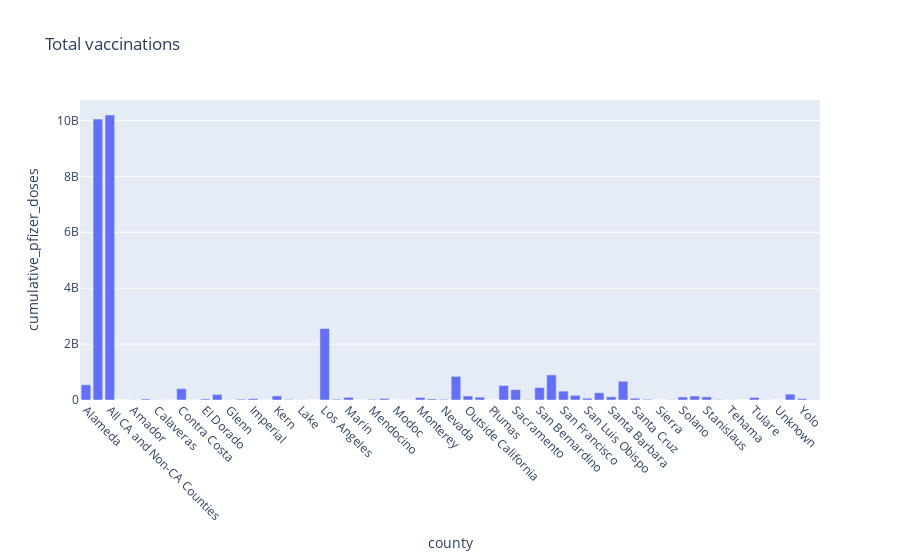

Here is the notebook cell this chart was saved with:
### Code cell
#total number of various vacinnes per county

fig = px.bar(county, x = county.index, y = "cumulative_pfizer_doses",title ="Total vaccinations")
fig.update_xaxes(tickangle=45)
fig.show()

### Figure 1 — Plotly figure (JSON) as saved in the notebook; plotly's stock layout.template omitted (floating-point values rounded to 4 significant figures)
{"data": [{"alignmentgroup": "True", "hovertemplate": "county=%{x}<br>cumulative_pfizer_doses=%{y}<extra></extra>", "legendgroup": "", "marker": {"color": "#636efa", "pattern": {"shape": ""}}, "name": "", "offsetgroup": "", "orientation": "v", "showlegend": false, "textposition": "auto", "type": "bar", "x": ["Alameda", "All CA Counties", "All CA and Non-CA Counties", "Alpine", "Amador", "Butte", "Calaveras", "Colusa", "Contra Costa", "Del Norte", "El Dorado", "Fresno", "Glenn", "Humboldt", "Imperial", "Inyo", "Kern", "Kings", "Lake", "Lassen", "Los Angeles", "Madera", "Marin", "Mariposa", "Mendocino", "Merced", "Modoc", "Mono", "Monterey", "Napa", "Nevada", "Orange", "Outside California", "Placer", "Plumas", "Riverside", "Sacramento", "San Benito", "San Bernardino", "San Diego", "San Francisco", "San Joaquin", "San Luis Obispo", "San Mateo", "Santa Barbara", "Santa Clara", "Santa Cruz", "Shasta", "Sierra", "Siskiyou", "Solano", "Sonoma", "Stanislaus", "Sutter", "Tehama", "Trinity", "Tulare", "Tuolumne", "Unknown", "Ventura", "Yolo", "Yuba"], "xaxis": "x", "y": [544858787, 10050553821, 10195929687, 17776, 4256075, 36965964, 7130726, 2116312, 404212905, 3133532, 38063748, 200747896, 3990257, 29226027, 48337297, 2886139, 148234640, 18875070, 7416472, 921804, 2555562901, 27139964, 95538103, 1225184, 21975104, 53635848, 383894, 3717809, 92520496, 38843795, 22873594, 846810714, 144578691, 101097276, 1026025, 520547994, 370695393, 14807972, 447207619, 896797811, 317133407, 167725870, 62497513, 259668415, 114780914, 671661652, 64880791, 24335050, 127009, 5806836, 107138889, 142197962, 113102840, 14948821, 6198521, 793559, 89786137, 5824500, 797175, 209125894, 50478606, 8541712], "yaxis": "y"}], "layout": {"barmode": "relative", "legend": {"tracegroupgap": 0}, "title": {"text": "Total vaccinations"}, "xaxis": {"anchor": "y", "domain": [0, 1], "tickangle": 45, "title": {"text": "county"}}, "yaxis": {"anchor": "x", "domain": [0, 1], "title": {"text": "cumulative_pfizer_doses"}}}}
